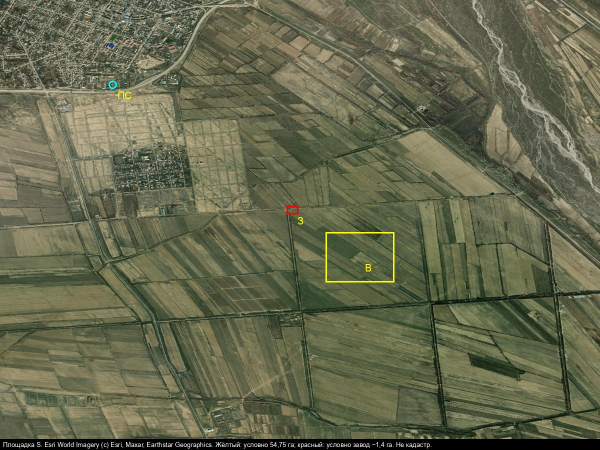
#> input picture Исследование_проектируемой_винодельни/img/site_S_esri.jpg, 1200 x 900 px, given in place of T1.jpg, which was not available (shown at 1/2 size)
$ python annot.py out.png
#> lines starting #> are read from the running program, lines starting #| are printed output that depends on the picture
import sys
from PIL import Image,ImageDraw,ImageFont
F=ImageFont.truetype("/System/Library/Fonts/Supplemental/Arial.ttf",13)
FB=ImageFont.truetype("/System/Library/Fonts/Supplemental/Arial.ttf",20)
# name, bbox lon0,lat0,lon1,lat1, points
J={
 'T1':((77.615,43.425,77.695,43.485),[('В',43.460,77.645),('З',43.457,77.636),('Arba',43.4273,77.6217)]),
 'T2':((77.48,43.46,77.56,43.52),[('В',43.4827,77.5307),('З',43.4905,77.5200)]),
 'S':((78.25,43.535,78.33,43.595),[('В',43.5607,78.298),('З',43.567,78.289),('ПС',43.5837,78.265)]),
 'U':((79.46,43.635,79.54,43.695),[('В',43.673,79.505),('З',43.6607,79.5067)]),
}
out=sys.argv[1]
for n,(b,pts) in J.items():
    im=Image.open(f'img/{n}.jpg').convert('RGB');W,H=im.size;d=ImageDraw.Draw(im)
#> further down, im is the input picture: PIL image 1200x900 RGB; mean R, G, B 101, 103.9, 77.3
#> after `W, H = im.size`: W = 1200; H = 900
    for lab,la,lo in pts:
        x=(lo-b[0])/(b[2]-b[0])*W;y=(b[3]-la)/(b[3]-b[1])*H
        if not(0<=x<W and 0<=y<H): continue
        if lab=='В':
            # 54.75 ha square ~740 m
            import math
            hx=370/(111320*math.cos(math.radians(la)))/(b[2]-b[0])*W; hy=370/110570/(b[3]-b[1])*H
            d.rectangle([x-hx,y-hy,x+hx,y+hy],outline=(255,255,0),width=3)
        elif lab=='З':
            hx=60/(111320*math.cos(math.radians(la)))/(b[2]-b[0])*W; hy=60/110570/(b[3]-b[1])*H
            d.rectangle([x-hx,y-hy,x+hx,y+hy],outline=(255,0,0),width=3)
        else:
            d.ellipse([x-8,y-8,x+8,y+8],outline=(0,255,255),width=3)
        d.text((x+10,y+10),lab,fill=(255,255,0),font=FB)
    d.rectangle([0,H-22,W,H],fill=(0,0,0))
    d.text((6,H-18),f'Площадка {n}. Esri World Imagery (c) Esri, Maxar, Earthstar Geographics. Жёлтый: условно 54,75 га; красный: условно завод ~1,4 га. Не кадастр.',fill=(255,255,255),font=F)
    im.save(f'{out}/site_{n}_esri.jpg',quality=88)
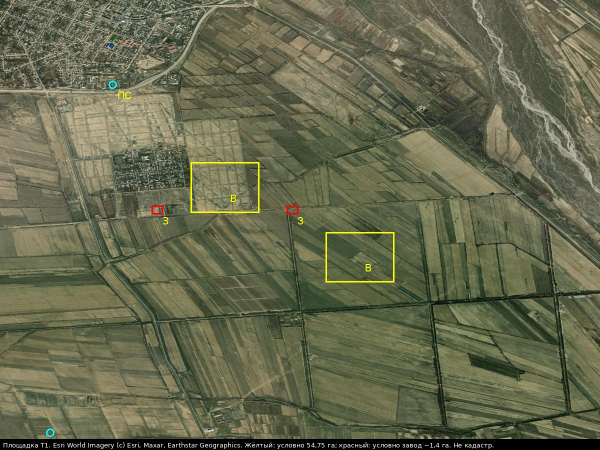
#> saved as site_T1_esri.jpg: PIL image 1200x900 RGB (shown at 1/2 size); mean R, G, B 101.3, 104.1, 77.2
#> pass 2 of the loop `for n,(b,pts) in J.items():`:
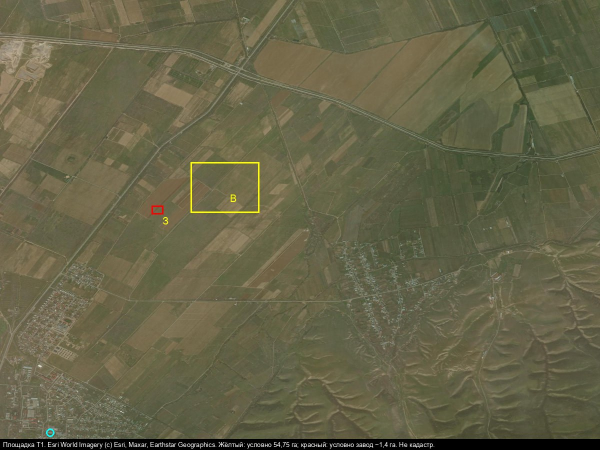
#> input picture Исследование_проектируемой_винодельни/img/site_T1_esri.jpg, 1200 x 900 px, given in place of T2.jpg, which was not available (shown at 1/2 size)
#> im is the input picture: PIL image 1200x900 RGB; mean R, G, B 101.1, 98.7, 71.6
#> `im.save(f'{out}/site_{n}_esri.jpg',quality=88)`:
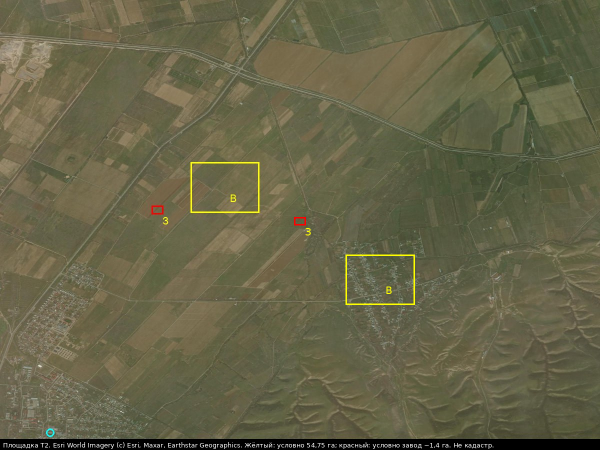
#> saved as site_T2_esri.jpg: PIL image 1200x900 RGB (shown at 1/2 size); mean R, G, B 101.4, 98.9, 71.5
#> (the run stopped early here; a loop or call above may not have finished)
